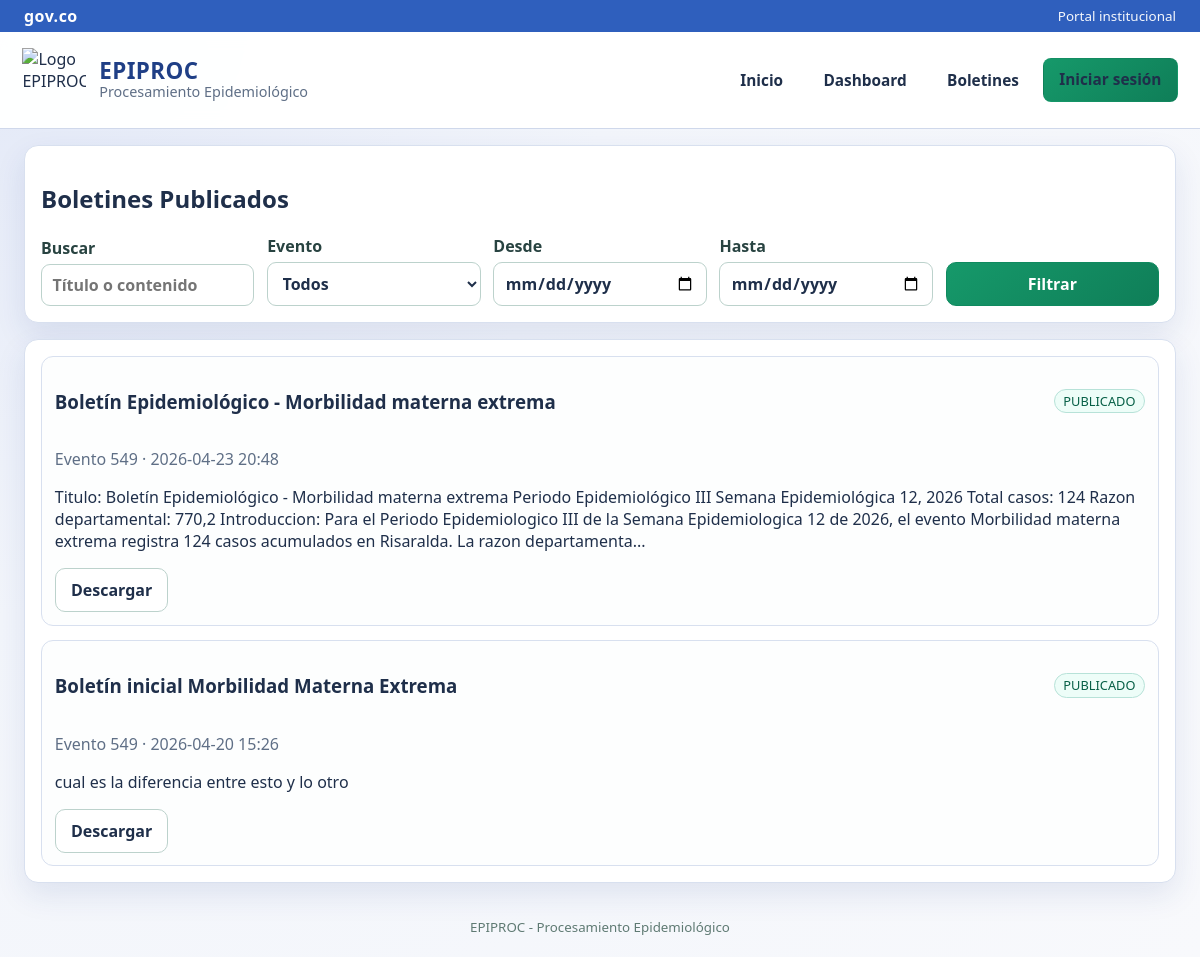
The page /boletines on the database its author committed.
### epiproc_web/models.py (models this page shows)
class Bulletin(db.Model):
    __tablename__ = "bulletins"
    id = db.Column(db.Integer, primary_key=True)
    title = db.Column(db.String(250), nullable=False)
    content = db.Column(db.Text, nullable=False)
    status = db.Column(db.String(20), nullable=False, default=BulletinStatus.BORRADOR)
    event_code = db.Column(db.Integer, db.ForeignKey("events.code"), nullable=False, index=True)
    author_id = db.Column(db.Integer, db.ForeignKey("users.id"), nullable=False, index=True)
    created_at = db.Column(db.DateTime, default=datetime.utcnow, nullable=False)
    updated_at = db.Column(db.DateTime, default=datetime.utcnow, onupdate=datetime.utcnow, nullable=False)
    published_at = db.Column(db.DateTime, nullable=True)
    author = db.relationship("User", back_populates="bulletins")
    event = db.relationship("Event", back_populates="bulletins")

### epiproc_web/app.py (the view)
    @app.route("/boletines")
    def bulletins_public():
        query = Bulletin.query.filter_by(status=BulletinStatus.PUBLICADO)
        q = (request.args.get("q") or "").strip()
        evento = (request.args.get("evento") or "").strip()
        desde = (request.args.get("desde") or "").strip()
        hasta = (request.args.get("hasta") or "").strip()
        if q:
            like_q = f"%{q}%"
            query = query.filter((Bulletin.title.ilike(like_q)) | (Bulletin.content.ilike(like_q)))
        if evento.isdigit():
            query = query.filter(Bulletin.event_code == int(evento))
        if desde:
            try:
                d_from = datetime.strptime(desde, "%Y-%m-%d")
                query = query.filter(Bulletin.created_at >= d_from)
            except ValueError:
                flash("Fecha desde inválida.", "error")
        if hasta:
            try:
                d_to = datetime.strptime(hasta, "%Y-%m-%d")
                query = query.filter(Bulletin.created_at <= d_to.replace(hour=23, minute=59, second=59))
            except ValueError:
                flash("Fecha hasta inválida.", "error")
        bulletins = query.order_by(Bulletin.published_at.desc().nullslast(), Bulletin.created_at.desc()).all()
        eventos = Event.query.filter_by(active=True).order_by(Event.code.asc()).all()
        return render_template(
            "bulletins_public.html",
            bulletins=bulletins,
            eventos=eventos,
            filters={"q": q, "evento": evento, "desde": desde, "hasta": hasta},
        )

### epiproc_web/app.py (called while the page is built, shortened)
def current_user() -> Optional[User]:
    uid = session.get("user_id")
    if not uid:
        return None
    return User.query.get(uid)

def register_hooks(app: Flask, base_dir: Path) -> None:
    @app.context_processor
    def inject_globals() -> dict[str, Any]:
        return {
            "brand_name": "EPIPROC - Procesamiento Epidemiológico",
            "logo_url": "https://8upload.com/image/3ec1b5cc7de8ad31/bloque2071.png",
            "current_user": current_user(),
            "role_secretario": UserRole.SECRETARIO,
            "role_epidemiologo": UserRole.EPIDEMIOLOGO,
        }
    @app.before_request
    def force_password_change_on_first_login():
        user = current_user()
        if not user:
            return None

### epiproc_web/templates/bulletins_public.html (shortened to what this page needs)
{% extends 'base.html' %}
{% block content %}
<section class="card">
    <h2>Boletines Publicados</h2>
    <form class="filters" method="get">
        <label>Buscar
            <input type="text" name="q" value="{{ filters.q }}" placeholder="Título o contenido">
        </label>
        <label>Evento
            <select name="evento">
                <option value="">Todos</option>
            </select>
        </label>
        <label>Desde
            <input type="date" name="desde" value="{{ filters.desde }}">
        </label>
        <label>Hasta
            <input type="date" name="hasta" value="{{ filters.hasta }}">
        </label>
        <button class="btn btn-primary" type="submit">Filtrar</button>
    </form>
</section>
<section class="card">
    {% if bulletins %}
        <div class="list">
            {% for b in bulletins %}
                <article class="list-item">
                    <div class="row between center">
                        <h3>{{ b.title }}</h3>
                        <span class="tag">{{ b.status }}</span>
                    </div>
                    <p class="muted">Evento {{ b.event_code }} · {{ b.created_at.strftime('%Y-%m-%d %H:%M') }}</p>
                    <p>{{ b.content[:360] }}{% if b.content|length > 360 %}...{% endif %}</p>
                    <a class="btn" href="{{ url_for('download_bulletin', bulletin_id=b.id) }}">Descargar</a>
                </article>
            {% endfor %}
        </div>
    {% else %}
        <p class="muted">No hay boletines publicados con los filtros seleccionados.</p>
    {% endif %}
</section>
{% endblock %}

### epiproc_web/static/css/app.css (style rules this page uses)
:root { --bg: #f2f5fb; --surface: #ffffff; --text: #1f2f4a; --muted: #5f6f86; --line: #d8e0ef; --accent: #2f5fbd; --accent-2: #1d3f88; --accent-green: #0f8a5f; --danger: #b42318; --warning: #b54708; --success: #027a48; --shadow: 0 12px 30px rgba(29, 63, 136, 0.1); }
* { box-sizing: border-box; }
body { margin: 0; font-family: "Segoe UI", Tahoma, Geneva, Verdana, sans-serif; color: var(--text); background: radial-gradient(circle at top left, #e2e8f7 0%, var(--bg) 40%, #f8f9fc 100%); min-height: 100vh; animation: pageFadeIn 0.45s ease; }
.card { background: var(--surface); border: 1px solid var(--line); border-radius: 14px; box-shadow: var(--shadow); padding: 1rem; transition: box-shadow 0.25s ease, transform 0.25s ease; }
.row { display: flex; gap: 0.8rem; }
.between { justify-content: space-between; }
.center { align-items: center; }
.filters { display: grid; grid-template-columns: repeat(auto-fit, minmax(180px, 1fr)); gap: 0.8rem; align-items: end; }
label { display: grid; gap: 0.35rem; font-weight: 600; color: #284341; }
input, select, textarea, button { font: inherit; }
input, select, textarea { width: 100%; border: 1px solid #bcd2cc; border-radius: 9px; padding: 0.55rem 0.65rem; background: #fff; color: var(--text); }
.btn { display: inline-flex; align-items: center; justify-content: center; gap: 0.4rem; background: #ffffff; color: var(--text); border: 1px solid #bcd2cc; border-radius: 10px; padding: 0.64rem 0.95rem; text-decoration: none; cursor: pointer; font-weight: 700; line-height: 1; text-align: center; min-height: 44px; transition: transform 0.2s ease, box-shadow 0.2s ease, background-color 0.2s ease, border-color 0.2s ease; }
.btn-primary { border-color: var(--accent-green); background: linear-gradient(140deg, #16996a 0%, #0f7e58 100%); color: #fff; }
.tag, .chip { display: inline-flex; border: 1px solid #b7e2d8; border-radius: 999px; padding: 0.15rem 0.55rem; color: #065f46; background: #edfdf8; font-size: 0.8rem; }
.list { display: grid; gap: 0.9rem; }
.list-item { border: 1px solid var(--line); border-radius: 12px; padding: 0.8rem; background: #fdfefe; }
.muted { color: var(--muted); }

### rows shown on the page
Bulletin: title "Boletín Epidemiológico - Morbilidad materna extrema", status "PUBLICADO", event_code "549", created_at "2026-04-23 20:48", content "Titulo: Boletín Epidemiológico - Morbilidad materna extrema Periodo Epidemiológico III Semana Epidemiológica 12, 2026 Total casos: 124 Razon departamental: 770,2 Introduccion: Para el Periodo Epidemiologico III de la Semana Epidemiologica 12 de 2026, el evento Morbilidad materna extrema registra 124 casos acumulados en Risaralda. La razon departamenta"
Bulletin: title "Boletín inicial Morbilidad Materna Extrema", status "PUBLICADO", event_code "549", created_at "2026-04-20 15:26", content "cual es la diferencia entre esto y lo otro"
